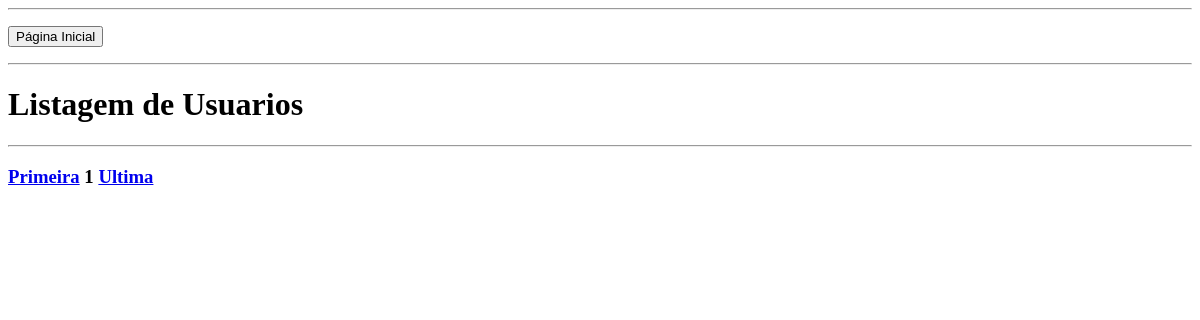
/crud_usuario/apaga_usuario.php, run on an earlier commit of the app's database.
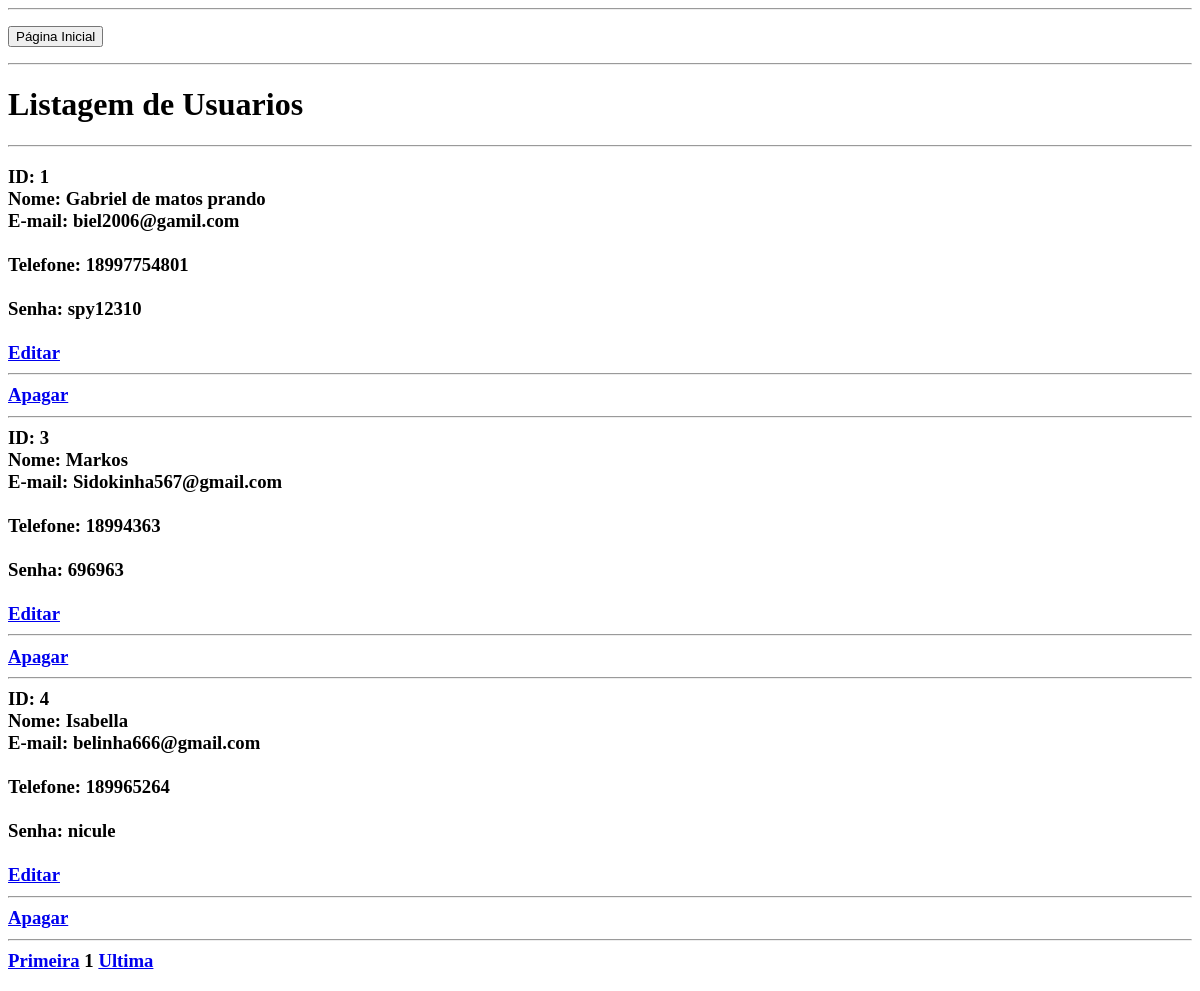
And on a later commit of the database.
### tables this page shows
CREATE TABLE IF NOT EXISTS `usuario` (
  `id_usuario` int NOT NULL AUTO_INCREMENT,
  `nome` varchar(100) NOT NULL,
  `email` varchar(150) NOT NULL,
  `telefone` varchar(14) NOT NULL,
  `senha` varchar(100) NOT NULL,
  PRIMARY KEY (`id_usuario`)
);

### crud_usuario/apaga_usuario.php (the view, shortened to what this page needs)
<?php
include_once("../conexao.php");
?>
<!DOCTYPE html>
<html lang="pt-br">
	<head>
	</head>
	<body>
		<hr> <p>
		<a href="../principal_crud.php"> <input type="button"  value="Página Inicial"></a> &nbsp
		<p><hr><h1>Listagem de Usuarios</h1> <p> <hr> <h3>
		<?php
		$pagina_atual = filter_input(INPUT_GET,'pagina', FILTER_SANITIZE_NUMBER_INT);
		$pagina = (!empty($pagina_atual)) ? $pagina_atual : 1;
		$qnt_result_pg = 3;
		$inicio = ($qnt_result_pg * $pagina) - $qnt_result_pg;
		$result_usuarios = "SELECT * FROM usuario LIMIT $inicio, $qnt_result_pg";
		$resultado_usuarios = mysqli_query($conn, $result_usuarios);
		while($row_aluno = mysqli_fetch_assoc($resultado_usuarios)){
			echo "ID: " . $row_aluno['id_usuario'] . "<br>";
			echo "Nome: " . $row_aluno['nome'] . "<br>";
			echo "E-mail: " . $row_aluno['email'] . "<br> <br>";
			echo "Telefone: " . $row_aluno['telefone'] . "<br> <br>";
			echo "Senha: " . $row_aluno['senha'] . "<br> <br>";
 			echo "<a href='edit_usuario.php?id_usuario=" . $row_aluno['id_usuario'] . "'>Editar</a><br> <hr>";
			echo "<a href='apaga.php?id_usuario=" . $row_aluno['id_usuario'] . "'>Apagar</a><br><hr>";
		}
		$result_pg = "SELECT COUNT(id_usuario) AS num_result FROM usuario";
		$resultado_pg = mysqli_query($conn, $result_pg);
		$row_pg = mysqli_fetch_assoc($resultado_pg);
		$quantidade_pg = ceil($row_pg['num_result'] / $qnt_result_pg);
		echo "<a href='apaga_usuario.php?pagina=1'>Primeira</a> ";
		echo "$pagina ";
		echo "<a href='apaga_php?pagina=$quantidade_pg'>Ultima</a>";
		?>
	</body>
</html>

What changed in the data, as far as the page shows it:
added usuario: id_usuario "1", nome "Gabriel de matos prando", email "biel2006@gamil.com", telefone "18997754801", senha "spy12310"
added usuario: id_usuario "3", nome "Markos", email "Sidokinha567@gmail.com", telefone "18994363", senha "696963"
added usuario: id_usuario "4", nome "Isabella", email "belinha666@gmail.com", telefone "189965264", senha "nicule"
